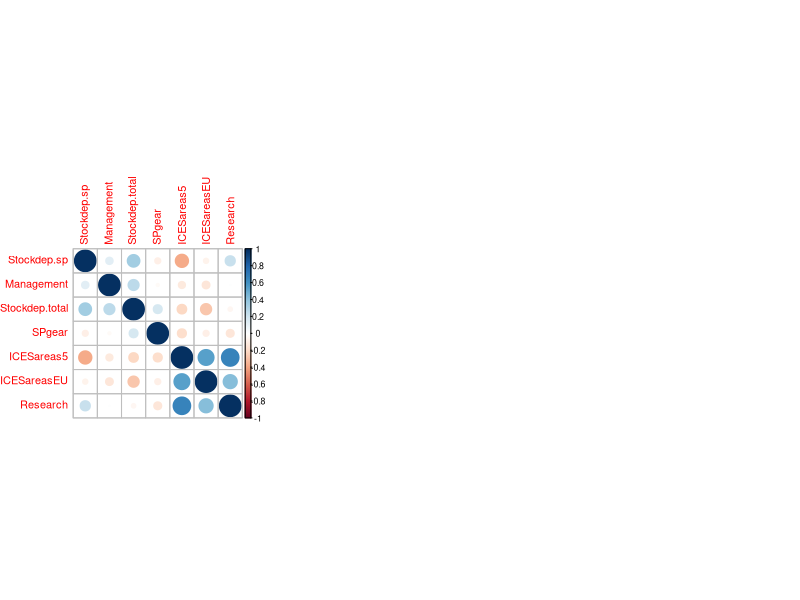

Write R code to recreate this figure. (Note: this script raises an error after producing the figure.)
#' Reads data/ecological_indicators.csv, data/institutional_indicators.csv and 
#' data/socioeconomic_indicators.csv. Computes correlation matrices for each set of
#' indicators and plots the correlation matrices in Figures/Fig 4 SI.png

##### 1. LOAD PACKAGES AND DISPLAY VERSIONS #####

version                           
# platform       x86_64-apple-darwin13.4.0   
# arch           x86_64                      
# os             darwin13.4.0                
# system         x86_64, darwin13.4.0        
# status                                     
# major          3                           
# minor          3.0                         
# year           2016                        
# month          05                          
# day            03                          
# svn rev        70573                       
# language       R                           
# version.string R version 3.3.0 (2016-05-03)
# nickname       Supposedly Educational          

if(!require(gridExtra)){
  install.packages("gridExtra",dependencies = TRUE,repos='http://cran.us.r-project.org')
}
require(gridExtra)
packageVersion("gridExtra")
# [1] ‘2.2.1’

if(!require(corrplot)){
  install.packages("corrplot",dependencies = TRUE,repos='http://cran.us.r-project.org')
}
require(corrplot)
packageVersion("corrplot")
# [1] ‘0.77’

if(!require(data.table)){
  install.packages("data.table",dependencies = TRUE,repos='http://cran.us.r-project.org')
}
require(data.table)
packageVersion("data.table")
# [1] ‘1.10.4’

if(!require(tidyverse)){
  install.packages("tidyverse",dependencies = TRUE,repos='http://cran.us.r-project.org')
}
require(tidyverse)
packageVersion("tidyverse")
# [1] ‘1.2.1’



##### 2. READ DATA #####

# Read the data

eco_indicators <- fread("data/ecological_indicators.csv")
                            
ins_indicators <- fread("data/institutional_indicators 2.csv")
                            
soc_indicators <- fread("data/socioeconomic_indicators.csv")

##### 3. PLOT #####

tiff("Figures/Fig 4 SI.tiff",width=12.5,height = 4.5,units = "in",res=300)

par(mfrow = c(1, 3))

# socioeconomic correlations

soc_to_correlate <- soc_indicators %>% select(-SPECIES,-COUNTRIES,-STOCK)
soc_correlations <- cor(soc_to_correlate, use="pairwise.complete.obs")
p1 <- corrplot(soc_correlations, order ="AOE")


# institutional correlations

ins_to_correlate <- ins_indicators [, c(1, 2, 3, 5, 6, 7, 9)]
ins_to_correlate <- ins_to_correlate %>% select(-SPECIES,-COUNTRIES,-STOCK)
ins_correlations <- cor(ins_to_correlate, use="pairwise.complete.obs")
p2 <- corrplot(ins_correlations, order ="AOE")


# Ecological correlations

eco_to_correlate <- eco_indicators %>%
  mutate(SSBrecent=B_SSBrecent/SSB.average,SSBhistoric=B_SSBhistoric/SSB.average,Ftrend=B_Ftrend/F.average,Rtrend=B_Rtrend/R.average)  %>% 
  select(-SPECIES,-STOCK,-starts_with("B_"),-ends_with(".average"))
eco_correlations <- cor(eco_to_correlate, use="pairwise.complete.obs")
p3 <- corrplot(eco_correlations, order ="AOE")

par(mfrow=c(1,1))

dev.off()
